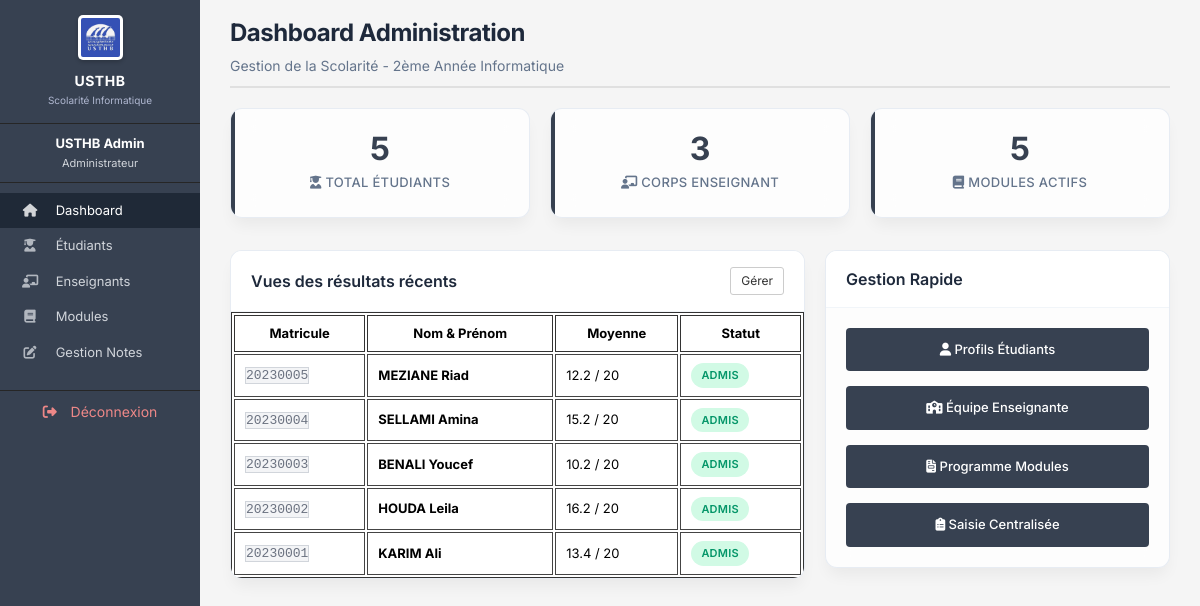
Page /dashboard_admin.php (signed in) on the earlier database version.
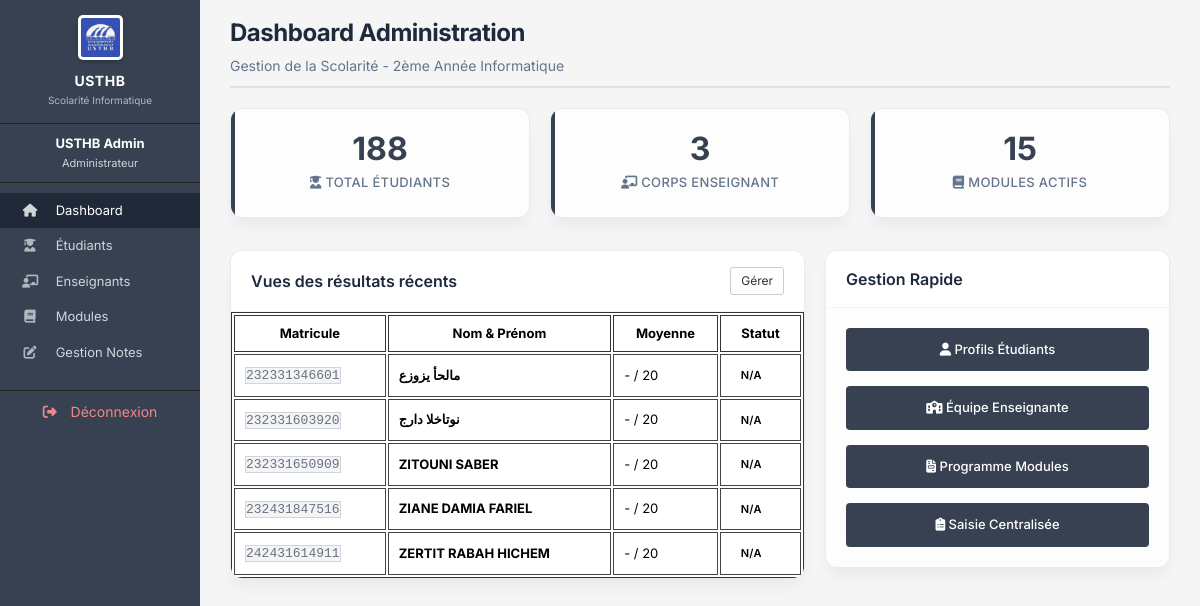
Same page on the later database version.
### tables this page shows
CREATE TABLE `etudiants` (
  `id` int(11) NOT NULL AUTO_INCREMENT,
  `matricule` varchar(20) NOT NULL,
  `nom` varchar(100) NOT NULL,
  `prenom` varchar(100) NOT NULL,
  `email` varchar(150) NOT NULL,
  `mot_de_passe` varchar(255) NOT NULL,
  `niveau` varchar(50) DEFAULT NULL,
  `specialite` varchar(100) DEFAULT NULL,
  `section` varchar(10) DEFAULT NULL,
  `groupe_td` int(11) DEFAULT NULL,
  `groupe_tp` int(11) DEFAULT NULL,
  `date_naissance` date DEFAULT NULL,
  `photo` varchar(255) DEFAULT 'default.png',
  PRIMARY KEY (`id`),
  UNIQUE KEY `matricule` (`matricule`),
  UNIQUE KEY `email` (`email`)
);

### dashboard_admin.php (the view, shortened to what this page needs)
<?php
require_once 'config.php';
$nb_etudiants = $pdo->query("SELECT COUNT(*) FROM etudiants")->fetchColumn();
$nb_enseignants = $pdo->query("SELECT COUNT(*) FROM enseignants")->fetchColumn();
$nb_modules = $pdo->query("SELECT COUNT(*) FROM modules")->fetchColumn();
$query_derniers = "
    SELECT e.*,
    (SELECT AVG(note) FROM notes WHERE etudiant_id = e.id) as moyenne
    FROM etudiants e
    ORDER BY e.id DESC
    LIMIT 5
";
$derniers_etudiants = $pdo->query($query_derniers)->fetchAll();
include 'includes/header.php';
include 'includes/sidebar.php';
?>
<div class="main-content">
    <div class="page-header">
        <h1>Dashboard Administration</h1>
        <p>Gestion de la Scolarité - 2ème Année Informatique</p>
    </div>
    <div class="stats-row">
        <div class="stat-card glass-effect">
            <div class="number"><?= $nb_etudiants ?></div>
            <div class="label"><i class="fa-solid fa-user-graduate"></i> Total Étudiants</div>
        </div>
        <div class="stat-card glass-effect">
            <div class="number"><?= $nb_enseignants ?></div>
            <div class="label"><i class="fa-solid fa-chalkboard-user"></i> Corps Enseignant</div>
        </div>
        <div class="stat-card glass-effect">
            <div class="number"><?= $nb_modules ?></div>
            <div class="label"><i class="fa-solid fa-book"></i> Modules Actifs</div>
        </div>
    </div>
    <div class="notes-layout" style="display: grid; grid-template-columns: 2fr 1.2fr; gap: 20px; margin-top: 25px;">
        <div class="table-container glass-effect">
            <div class="table-header">
                <h3>Vues des résultats récents</h3>
                <a href="etudiants.php" class="btn-action">Gérer</a>
            </div>
            <table>
                <thead>
                    <tr>
                        <th>Matricule</th>
                        <th>Nom & Prénom</th>
                        <th>Moyenne</th>
                        <th>Statut</th>
                    </tr>
                </thead>
                <tbody>
                    <?php foreach ($derniers_etudiants as $etud): ?>
                        <?php
                            $moy = $etud['moyenne'] !== null ? round($etud['moyenne'], 2) : '-';
                            $status_class = ($etud['moyenne'] >= 10) ? 'badge-admis' : ($etud['moyenne'] === null ? '' : 'badge-ajourne');
                            $status_text = ($etud['moyenne'] >= 10) ? 'Admis' : ($etud['moyenne'] === null ? 'N/A' : 'Ajourné');
                        ?>
                        <tr>
                            <td><span class="badge-code"><?= htmlspecialchars($etud['matricule']) ?></span></td>
                            <td><strong><?= htmlspecialchars($etud['nom'] . ' ' . $etud['prenom']) ?></strong></td>
                            <td><?= $moy ?> / 20</td>
                            <td><span class="badge <?= $status_class ?>"><?= $status_text ?></span></td>
                        </tr>
                    <?php endforeach; ?>
                </tbody>
            </table>
        </div>
        <div class="table-container glass-effect">
            <div class="table-header">
                <h3>Gestion Rapide</h3>
            </div>
            <div style="padding: 20px; display: flex; flex-direction: column; gap: 15px;">
                <a href="etudiants.php" class="btn-add" style="text-align:center; padding: 12px; font-weight: 500;"><i class="fa-solid fa-user"></i> Profils Étudiants</a>
                <a href="enseignants.php" class="btn-add" style="text-align:center; padding: 12px; font-weight: 500;"><i class="fa-solid fa-school"></i> Équipe Enseignante</a>
                <a href="modules.php" class="btn-add" style="text-align:center; padding: 12px; font-weight: 500;"><i class="fa-solid fa-file-invoice"></i> Programme Modules</a>
                <a href="notes.php" class="btn-add" style="text-align:center; padding: 12px; font-weight: 500;"><i class="fa-solid fa-clipboard-list"></i> Saisie Centralisée</a>
            </div>
        </div>
    </div>
</div>
<?php include 'includes/footer.php'; ?>

Differences in the rows shown:
no longer on this page (row edited): etudiants: matricule "20230005", nom+prenom "MEZIANE Riad", moy "12.2", status_text "ADMIS"
no longer on this page (row edited): etudiants: matricule "20230004", nom+prenom "SELLAMI Amina", moy "15.2", status_text "ADMIS"
no longer on this page (row edited): etudiants: matricule "20230003", nom+prenom "BENALI Youcef", moy "10.2", status_text "ADMIS"
no longer on this page (row edited): etudiants: matricule "20230002", nom+prenom "HOUDA Leila", moy "16.2", status_text "ADMIS"
no longer on this page (row edited): etudiants: matricule "20230001", nom+prenom "KARIM Ali", moy "13.4", status_text "ADMIS"
added etudiants: matricule "232331346601", nom+prenom "مالحأ يزوزع", moy "-", status_text "N/A"
added etudiants: matricule "232331603920", nom+prenom "نوتاخلا دارج", moy "-", status_text "N/A"
added etudiants: matricule "232331650909", nom+prenom "ZITOUNI SABER", moy "-", status_text "N/A"
added etudiants: matricule "232431847516", nom+prenom "ZIANE DAMIA FARIEL", moy "-", status_text "N/A"
added etudiants: matricule "242431614911", nom+prenom "ZERTIT RABAH HICHEM", moy "-", status_text "N/A"
Other differences:
$nb_etudiants: "5" → "188"
$nb_modules: "5" → "15"
